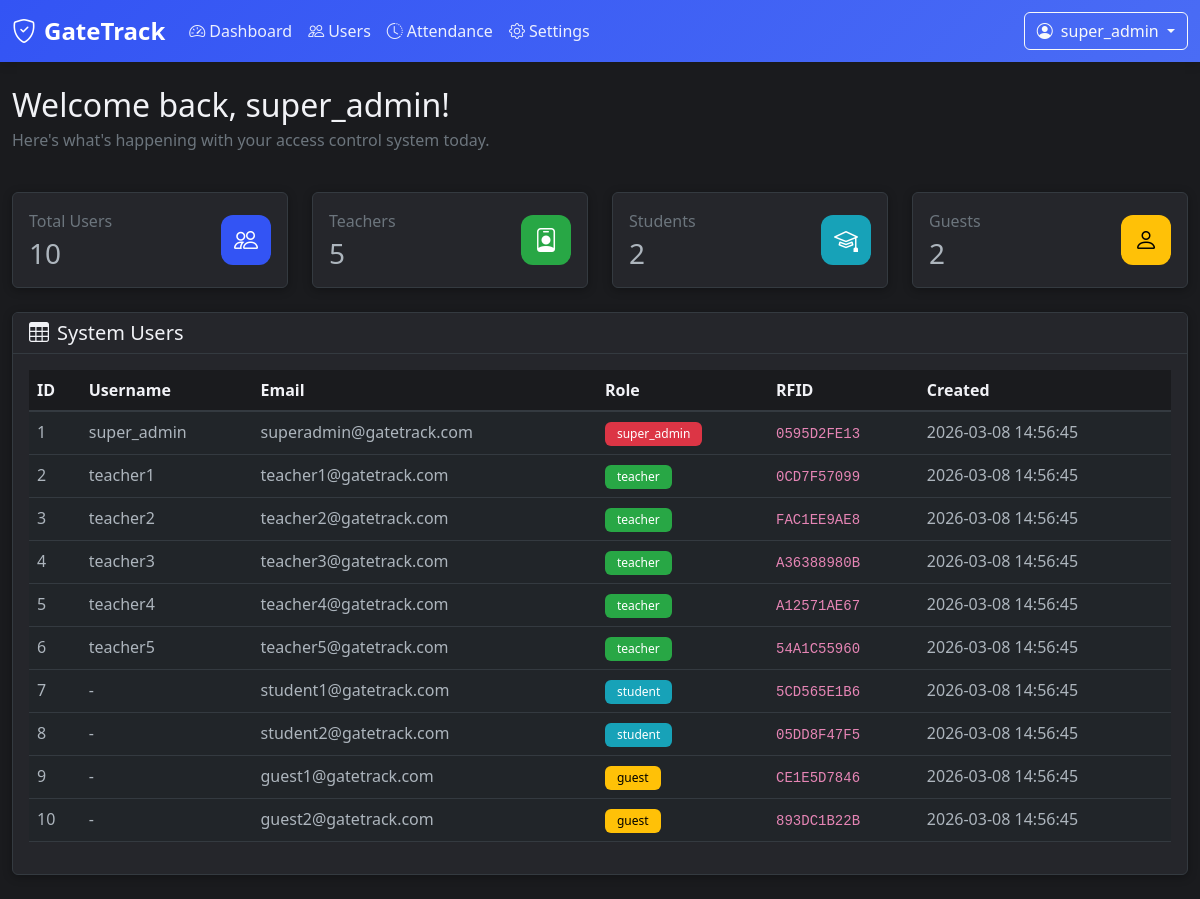
The page /dashboard (signed in) on the database as committed earlier.
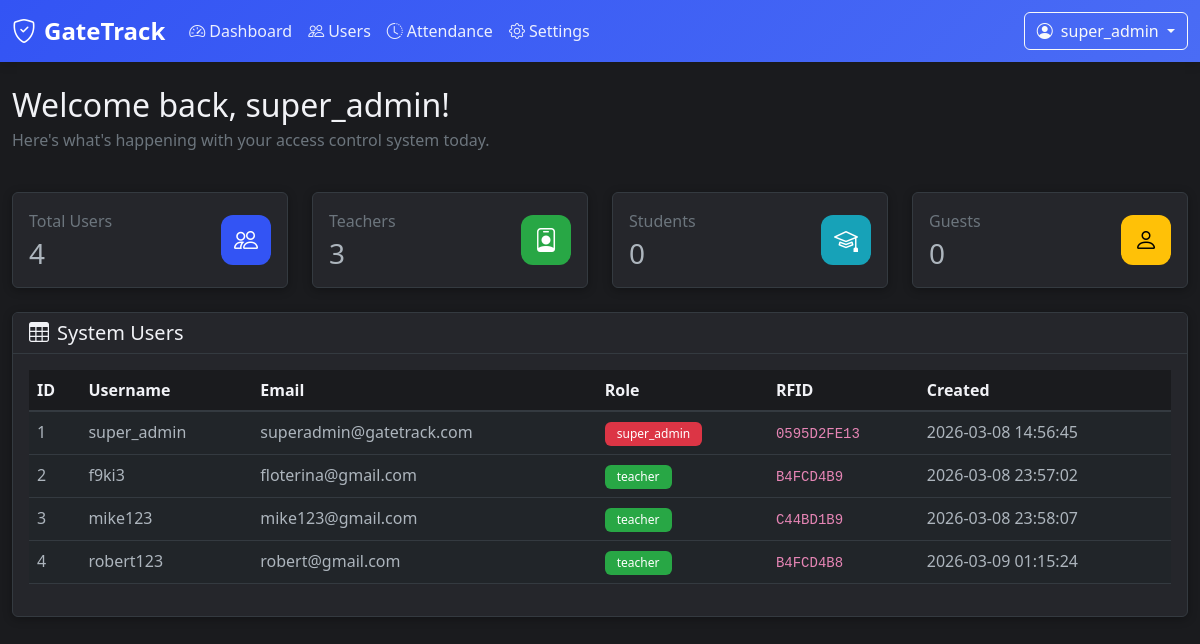
The same page on the database as committed later.
### tables this page shows
CREATE TABLE "users" (id INTEGER NOT NULL, username VARCHAR(80), email VARCHAR(120) NOT NULL, password VARCHAR(200), contact VARCHAR(20), gender VARCHAR(10), role VARCHAR(20) NOT NULL, created_at DATETIME, rfid TEXT, PRIMARY KEY (id), UNIQUE (email));

### app.py (the view)
@app.route('/dashboard')
@login_required
def dashboard():
    user_count = get_user_count_by_role()
    teacher_count = get_user_count_by_role('teacher')
    student_count = get_user_count_by_role('student')
    guest_count = get_user_count_by_role('guest')
    users = get_all_users()
    return render_template(
        'dashboard.html',
        user_count=user_count,
        teacher_count=teacher_count,
        student_count=student_count,
        guest_count=guest_count,
        users=users
    )

### app.py (called while the page is built)
def get_connection():
    conn = sqlite3.connect(DB_PATH)
    conn.row_factory = sqlite3.Row
    return conn

def get_all_users():
    conn = get_connection()
    cursor = conn.cursor()
    cursor.execute('SELECT * FROM users ORDER BY id')
    users = cursor.fetchall()
    conn.close()
    return users

def get_user_count_by_role(role=None):
    conn = get_connection()
    cursor = conn.cursor()
    if role:
        cursor.execute('SELECT COUNT(*) FROM users WHERE role = ?', (role,))
    else:
        cursor.execute('SELECT COUNT(*) FROM users')
    count = cursor.fetchone()[0]
    conn.close()
    return count

def login_required(f):
    @wraps(f)
    def decorated_function(*args, **kwargs):
        if 'user_id' not in session:
            flash('Please log in to access this page.', 'error')
            return redirect(url_for('login'))
        return f(*args, **kwargs)
    return decorated_function

### templates/dashboard.html (shortened to what this page needs)
<!doctype html>
<html lang="en" data-bs-theme="dark">
  <head>
    <link
      href="https://cdn.jsdelivr.net/npm/bootstrap@5.3.0/dist/css/bootstrap.min.css"
      rel="stylesheet"
    />
    <link
      rel="stylesheet"
      href="{{ url_for('static', filename='css/style.css') }}"
    />
    <link
      rel="stylesheet"
      href="https://cdn.jsdelivr.net/npm/bootstrap-icons@1.11.0/font/bootstrap-icons.css"
    />
  </head>
  <body>
    <nav class="navbar navbar-expand-lg navbar-dark">
      <div class="container-fluid">
        <a class="navbar-brand" href="{{ url_for('dashboard') }}">
          <i class="bi bi-shield-check me-2"></i>GateTrack
        </a>
        <div class="collapse navbar-collapse" id="navbarNav">
          <ul class="navbar-nav me-auto">
            <li class="nav-item">
              <a class="nav-link active" href="{{ url_for('dashboard') }}">
                <i class="bi bi-speedometer2 me-1"></i>Dashboard
              </a>
            </li>
            {% if session.get('role') in ['super_admin', 'teacher'] %}
            <li class="nav-item">
              <a class="nav-link" href="{{ url_for('users') }}">
                <i class="bi bi-people me-1"></i>Users
              </a>
            </li>
            <li class="nav-item">
              <a class="nav-link" href="{{ url_for('attendance') }}">
                <i class="bi bi-clock-history me-1"></i>Attendance
              </a>
            </li>
            {% endif %} {% if session.get('role') == 'super_admin' %}
            <li class="nav-item">
              <a class="nav-link" href="#">
                <i class="bi bi-gear me-1"></i>Settings
              </a>
            </li>
            {% endif %}
          </ul>
          <div class="d-flex align-items-center">
            <div class="dropdown">
              <button
                class="btn btn-outline-light dropdown-toggle"
                type="button"
                data-bs-toggle="dropdown"
              >
                <i class="bi bi-person-circle me-1"></i>
                {{ session.get('username') or session.get('email') }}
              </button>
            </div>
          </div>
        </div>
      </div>
    </nav>
    <div class="container-fluid py-4">
      <div class="row mb-4">
        <div class="col-12">
          <h2 class="mb-1">
            Welcome back, {{ session.get('username') or session.get('email') }}!
          </h2>
          <p class="text-secondary">
            Here's what's happening with your access control system today.
          </p>
        </div>
      </div>
      <div class="row mb-4">
        <div class="col-md-3">
          <div class="card stats-card">
            <div class="card-body">
              <div class="d-flex justify-content-between align-items-center">
                <div>
                  <p class="text-secondary mb-1">Total Users</p>
                  <h3 class="mb-0">{{ user_count }}</h3>
                </div>
                <div class="stats-icon bg-primary">
                  <i class="bi bi-people fs-4"></i>
                </div>
              </div>
            </div>
          </div>
        </div>
        <div class="col-md-3">
          <div class="card stats-card">
            <div class="card-body">
              <div class="d-flex justify-content-between align-items-center">
                <div>
                  <p class="text-secondary mb-1">Teachers</p>
                  <h3 class="mb-0">{{ teacher_count }}</h3>
                </div>
                <div class="stats-icon bg-success">
                  <i class="bi bi-person-badge fs-4"></i>
                </div>
              </div>
            </div>
          </div>
        </div>
        <div class="col-md-3">
          <div class="card stats-card">
            <div class="card-body">
              <div class="d-flex justify-content-between align-items-center">
                <div>
                  <p class="text-secondary mb-1">Students</p>
                  <h3 class="mb-0">{{ student_count }}</h3>
                </div>
                <div class="stats-icon bg-info">
                  <i class="bi bi-mortarboard fs-4"></i>
                </div>
              </div>
            </div>
          </div>
        </div>
        <div class="col-md-3">
          <div class="card stats-card">
            <div class="card-body">
              <div class="d-flex justify-content-between align-items-center">
                <div>
                  <p class="text-secondary mb-1">Guests</p>
                  <h3 class="mb-0">{{ guest_count }}</h3>
                </div>
                <div class="stats-icon bg-warning">
                  <i class="bi bi-person fs-4"></i>
                </div>
              </div>
            </div>
          </div>
        </div>
      </div>
      <div class="row">
        <div class="col-12">
          <div class="card">
            <div
              class="card-header d-flex justify-content-between align-items-center"
            >
              <h5 class="mb-0"><i class="bi bi-table me-2"></i>System Users</h5>
            </div>
            <div class="card-body">
              <div class="table-responsive">
                <table class="table table-hover">
                  <thead>
                    <tr>
                      <th>ID</th>
                      <th>Username</th>
                      <th>Email</th>
                      <th>Role</th>
                      <th>RFID</th>
                      <th>Created</th>
                    </tr>
                  </thead>
                  <tbody>
                    {% for user in users %}
                    <tr>
                      <td>{{ user.id }}</td>
                      <td>{{ user.username or '-' }}</td>
                      <td>{{ user.email }}</td>
                      <td>
                        {% if user.role == 'super_admin' %}
                        <span class="badge bg-danger">{{ user.role }}</span>
                        {% elif user.role == 'teacher' %}
                        <span class="badge bg-success">{{ user.role }}</span>
                        {% elif user.role == 'student' %}
                        <span class="badge bg-info">{{ user.role }}</span>
                        {% else %}
                        <span class="badge bg-warning">{{ user.role }}</span>
                        {% endif %}
                      </td>
                      <td><code>{{ user.rfid or 'N/A' }}</code></td>
                      <td>{{ user.created_at }}</td>
                    </tr>
                    {% endfor %}
                  </tbody>
                </table>
              </div>
            </div>
          </div>
        </div>
      </div>
    </div>
  </body>
</html>

### static/css/style.css (style rules this page uses)
[data-bs-theme="dark"] { --bg-primary: #1a1b1e; --bg-secondary: #25262b; --text-primary: #f1f2f6; --text-secondary: #adb5bd; --primary: #3354f4; --primary-hover: #4a6cf5; --border-color: #343a40; --card-shadow: 0 2px 10px rgba(0, 0, 0, 0.3); }
body { background-color: var(--bg-primary); color: var(--text-primary); font-family: "Segoe UI", Tahoma, Geneva, Verdana, sans-serif; min-height: 100vh; transition: background-color 0.3s ease, color 0.3s ease; }
.card { background-color: var(--bg-secondary); border: 1px solid var(--border-color); box-shadow: var(--card-shadow); transition: background-color 0.3s ease, border-color 0.3s ease; }
.card-header { background-color: var(--bg-secondary); border-bottom: 1px solid var(--border-color); color: var(--text-primary); }
.table { color: var(--text-primary); }
.table thead th { background-color: var(--bg-primary); border-bottom: 2px solid var(--border-color); color: var(--text-primary); font-weight: 600; }
.table tbody tr { border-bottom: 1px solid var(--border-color); transition: background-color 0.2s ease; }
.navbar { background: linear-gradient( 135deg, var(--primary) 0%, #4a6cf5 100% ) !important; box-shadow: 0 2px 10px rgba(0, 0, 0, 0.15); }
.navbar-brand { font-weight: 700; font-size: 1.5rem; }
.nav-link { color: rgba(255, 255, 255, 0.9) !important; transition: color 0.3s ease; }
.stats-card { background-color: var(--bg-secondary); border: 1px solid var(--border-color); box-shadow: var(--card-shadow); }
.badge { padding: 6px 12px; font-weight: 500; border-radius: 6px; }

### templates/dashboard.html (style rules this page uses)
.stats-icon { width: 50px; height: 50px; border-radius: 12px; display: flex; align-items: center; justify-content: center; color: white; }
.bg-primary { background-color: #3354f4 !important; }
.bg-success { background-color: #28a745 !important; }
.bg-info { background-color: #17a2b8 !important; }
.bg-warning { background-color: #ffc107 !important; color: #000 !important; }

Rows that differ between the two databases and show on the page:
removed users: id "5", username "teacher4", email "teacher4@gatetrack.com", role "teacher", rfid "A12571AE67", created_at "2026-03-08 14:56:45"
removed users: id "6", username "teacher5", email "teacher5@gatetrack.com", role "teacher", rfid "54A1C55960", created_at "2026-03-08 14:56:45"
removed users: id "7", username "-", email "student1@gatetrack.com", role "student", rfid "5CD565E1B6", created_at "2026-03-08 14:56:45"
removed users: id "8", username "-", email "student2@gatetrack.com", role "student", rfid "05DD8F47F5", created_at "2026-03-08 14:56:45"
removed users: id "9", username "-", email "guest1@gatetrack.com", role "guest", rfid "CE1E5D7846", created_at "2026-03-08 14:56:45"
removed users: id "10", username "-", email "guest2@gatetrack.com", role "guest", rfid "893DC1B22B", created_at "2026-03-08 14:56:45"
changed users id 2: username "teacher1" → "f9ki3"; email "teacher1@gatetrack.com" → "floterina@gmail.com"; rfid "0CD7F57099" → "B4FCD4B9"; created_at "2026-03-08 14:56:45" → "2026-03-08 23:57:02"
changed users id 3: username "teacher2" → "mike123"; email "teacher2@gatetrack.com" → "mike123@gmail.com"; rfid "FAC1EE9AE8" → "C44BD1B9"; created_at "2026-03-08 14:56:45" → "2026-03-08 23:58:07"
changed users id 4: username "teacher3" → "robert123"; email "teacher3@gatetrack.com" → "robert@gmail.com"; rfid "A36388980B" → "B4FCD4B8"; created_at "2026-03-08 14:56:45" → "2026-03-09 01:15:24"
Other text that changed with them:
{{ user_count }}: "10" → "4"
{{ teacher_count }}: "5" → "3"
{{ student_count }}: "2" → "0"
{{ guest_count }}: "2" → "0"
